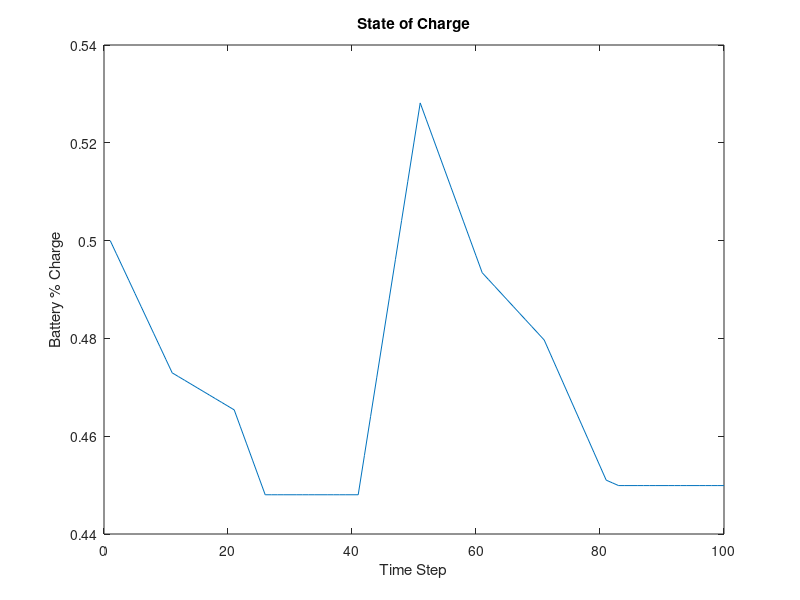
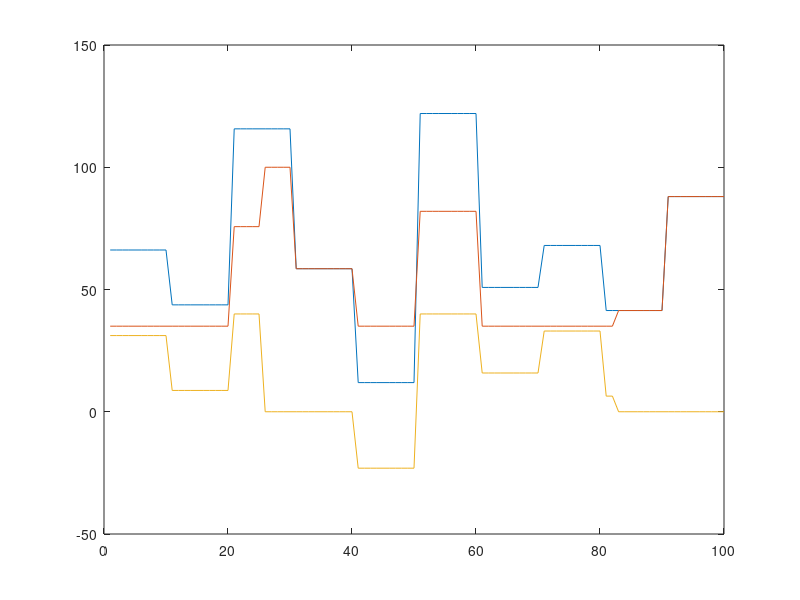

MATLAB code to generate these figures, in order: (Note: this script raises an error after producing the figures.)
%% Series Hybrid Electric Vehicle Supervisory Control Strategy Model

% Control strategy implementation with the objective of maximum efficiency

%% Define ICE Parameters

P_psMax = 100;  % kW
P_psMin = 5;   % kW
P_psOpt = 35;   % kW

%% Define Battery/Motor Parameters

P_ssMax = 40; % kW

SOCu = 0.85;  % Upper SOC Limit
SOCl = 0.45;  % Lower SOC Limit

SOC_initial = 0.5;

GenCon_Efficiency = 0.4; % Ratio of generator output into battery charge

BatWght = 200; % kg
BatEnrgyDensity = 160; % Wh/kg
BatCapacity = BatWght * BatEnrgyDensity; %Wh
BatCapacity_kWs = (BatCapacity*60*60)/1000;      %kWs

%% OPSS Control Strategy

% Generate Demand Signal
Prand = rand(1,10);
Pdemand = zeros(1,100);

for i = 10:10:100
    Pdemand(i) = Prand(i/10);
end

while nnz(Pdemand) ~= length(Pdemand)
    for i = 1:length(Pdemand)
        if Pdemand(i) ~= 0 && Pdemand(i-1) == 0
            Pdemand(i-1) = Pdemand(i);
        end
    end
end
Psignal = Pdemand .* (P_ssMax + P_psMax); % Power Demand kW

% Initialise SOC and Power Output Arrays
SOC = [SOC_initial,zeros(1,length(Psignal)-1)];

P_PS = zeros(1,length(Psignal));
P_SS = zeros(1,length(Psignal));

% Define charging/discharging rates

timePerStep = 100; % seconds between each Psignal input val

% Loop over Psignal and Calculate Power Split
for i = 1:length(Psignal)
    if SOC(i) <= SOCl 
        if Psignal(i) > P_psMax
            P_PS(i) = P_psMax;
        elseif Psignal(i) < P_psOpt
            P_PS(i) = P_psOpt;
            P_SS(i) = Psignal(i) - P_PS(i);
        else
            P_PS(i) = Psignal(i);
            P_SS(i) = 0;
        end
    elseif SOC(i) > SOCl && SOC(i) < SOCu
        if Psignal(i) > P_psMin && Psignal(i) < P_ssMax + P_psOpt
            P_PS(i) = P_psOpt;
            P_SS(i) = Psignal(i) - P_PS(i);
        elseif Psignal(i) > P_ssMax + P_psOpt
            P_SS(i) = P_ssMax;
            P_PS(i) = Psignal(i) - P_SS(i);
        end
    elseif SOC(i) >= SOCu
        if Psignal(i) > P_ssMax
            P_SS(i) = P_ssMax;
            P_PS(i) = Psignal(i) - P_SS(i);
        else
            P_PS(i) = P_psOpt;
            P_SS(i) = Psignal(i) - P_PS(i);
        end
    end    
    if P_SS(i) <= 0
        SOC(i+1) = SOC(i) + (-1*(P_SS(i) * GenCon_Efficiency)*timePerStep)/BatCapacity_kWs;
    else
        SOC(i+1) = SOC(i) - (0.1*P_SS(i)*timePerStep)/BatCapacity_kWs; 
    end

end

SOC(end) = [];

%% Plot Results

iterations = 1:length(Psignal);

figure(1)
plot(iterations,SOC)
title('State of Charge')
xlabel('Time Step')
ylabel('Battery % Charge')

figure(2)
plot(iterations,Psignal)
hold on
plot(iterations,P_PS)
plot(iterations,P_SS)
yline(P_psOpt,"k:")
hold off
title('Power Delivery')
xlabel('Time Step')
ylabel('Power (kW)')
legend('Demand', 'ICE Delivery', 'Battery Delivery')

